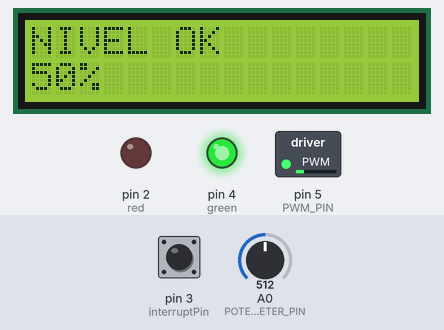
Bench run of a sketch on a simulated Arduino Uno, built with avr-gcc and run on an emulated ATmega328P. Shown: 16×2 character LCD, switched loads named in the sketch (green lamp = pin HIGH), output pins drawn as LEDs (lit = HIGH). The test bench sets the inputs (shaded band); at power-on: A0 (POTENTIOMETER_PIN) = 512, pin 3 (interruptPin) HIGH. What the sketch prints to the serial monitor is not drawn.

Above: at 1.2 s.
1.3 s: A0 (POTENTIOMETER_PIN) set to 84
At 1.7 s:
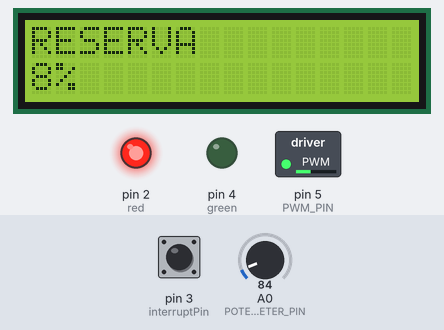
2.8 s: A0 (POTENTIOMETER_PIN) set to 101
At 3.7 s:
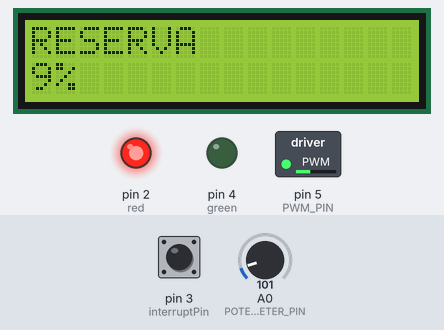
4.3 s: A0 (POTENTIOMETER_PIN) set to 120
At 5.3 s:
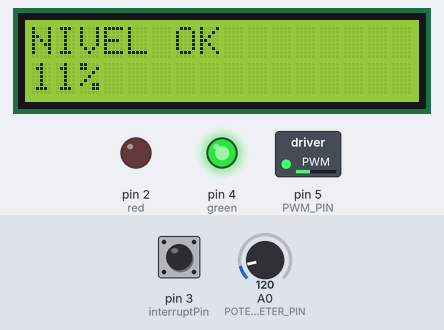
5.8 s: A0 (POTENTIOMETER_PIN) set to 1023
At 6.6 s:
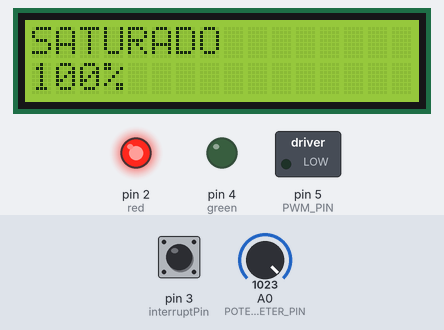
Timing chart, 0 to 8.3 s (numbered marks = the images above; inputs shaded):
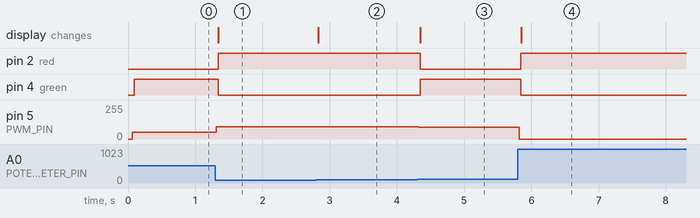

Measured:
- the behaviour switches between 112 and 113 on A0 (POTENTIOMETER_PIN) (found by bisection; images 2 and 3)
- after the input at 1.3 s, pin 2 (red): LOW → HIGH at once; pin 4 (green): HIGH → LOW at once; pin 5 (PWM_PIN): 50/255 → 92/255 at once; the display: changes at once (image 1)
- after the input at 2.8 s, pin 5 (PWM_PIN): 92/255 → 91/255 at once; the display: changes at once (image 2)
- after the input at 4.3 s, pin 2 (red): HIGH → LOW at once; pin 4 (green): LOW → HIGH at once; pin 5 (PWM_PIN): 91/255 → 89/255 at once; the display: changes at once (image 3)
- after the input at 5.8 s, pin 2 (red): LOW → HIGH at once; pin 4 (green): HIGH → LOW at once; pin 5 (PWM_PIN): 89/255 → 0/255 at once; the display: changes after 0.05 s (image 4)

The sketch:

tanque_reset_do_arduino.ino
```cpp
//LCD LIBRARIES
#include <Wire.h>
#include <LiquidCrystal_I2C.h>

//LCD ADRESS
#define endereco 0x27                                  // endereços mais comum 0x27 para o CI Philips PCF8574T
//#define endereco 0x3F                                // endereços mais comum 0x3F para o CI Philips PCF8574AT

//LCD DIMENTIONS
#define colunas 16
#define linhas 2

//LCD INSTANCE
LiquidCrystal_I2C lcd(endereco, colunas, linhas);      // Criando uma estrutura com o nome "lcd" nos parâmetros indicados


//INPUT NAMES
#define POTENTIOMETER_PIN A0

//OUTPUT NAMES
#define red 2
#define green 4
#define PWM_PIN 5
const byte interruptPin = 3;


//GLOBAL VARIABLES
int potentiometer_value;
int tank_percentage;
float motor_dutycycle;
volatile byte state = LOW;

//mestre
int num = 0;

//SETUP////////////////////////////////////////////////////////////////////////////////////////////////////////////////////////////////////////////////////////////////
void setup() {

     //Serial Monitor
     Serial.begin(9600);

     //LCD
     lcd.init();
     lcd.backlight();

     //ENTRADAS
     pinMode(interruptPin, INPUT_PULLUP);
     attachInterrupt(digitalPinToInterrupt(interruptPin), stop, LOW);

     //SAÍDAS
     pinMode(red, OUTPUT);
     pinMode(green, OUTPUT);
     pinMode(PWM_PIN, OUTPUT);
}

//LOOP/////////////////////////////////////////////////////////////////////////////////////////////////////////////////////////////////////////////////////////////////
void loop () {

     potentiometer_value = analogRead(POTENTIOMETER_PIN);
     tank_percentage = map(potentiometer_value, 0, 1023, 0 , 100);
     Serial.print(tank_percentage);
     motor_dutycycle = map(potentiometer_value, 0, 1023, 100, 0);         // Leitura do valor do potenciômetro e conversão em porcentagem
     analogWrite(PWM_PIN, motor_dutycycle);
     lcd.setCursor(0,1);
     lcd.print(tank_percentage);
     lcd.print("%      ");

     working();
}

//OTHER_FUNCTIONS//////////////////////////////////////////////////////////////////////////////////////////////////////////////////////////////////////////////////////

//STOP FUNCTION
void stop() {
      while(true){
         analogWrite(PWM_PIN, 0);
         digitalWrite(red, HIGH);
         digitalWrite(green, LOW);
      }
}

//WORKING FUNCTION
void working(){
                                                        // Verificação do nível do tanque
  if (tank_percentage < 90 && tank_percentage > 10) {   // Tanque com nível normal
      lcd.setCursor(0,0);
      lcd.print("NIVEL OK        ");
      digitalWrite(green, HIGH);
      digitalWrite(red, LOW);
  }

  if (tank_percentage < 6) {                            // Tanque em reserva crítica
      lcd.setCursor(0,0);
      lcd.print("RESERVA         ");
      stop();
  }

  if (tank_percentage < 11) {                           // Tanque em reserva
      lcd.setCursor(0,0);
      lcd.print("RESERVA         ");
      digitalWrite(green, LOW);
      digitalWrite(red, HIGH);
  }

  if (tank_percentage > 89) {                           // Tanque saturado
      lcd.setCursor(0,0);
      lcd.print("SATURADO");
      digitalWrite(green, LOW);
      digitalWrite(red, HIGH);
  }

  if (tank_percentage > 94) {                           // Tanque saturado crítico
      lcd.setCursor(0,0);
      lcd.print("SATURADO");
      stop();
  }
}
```
